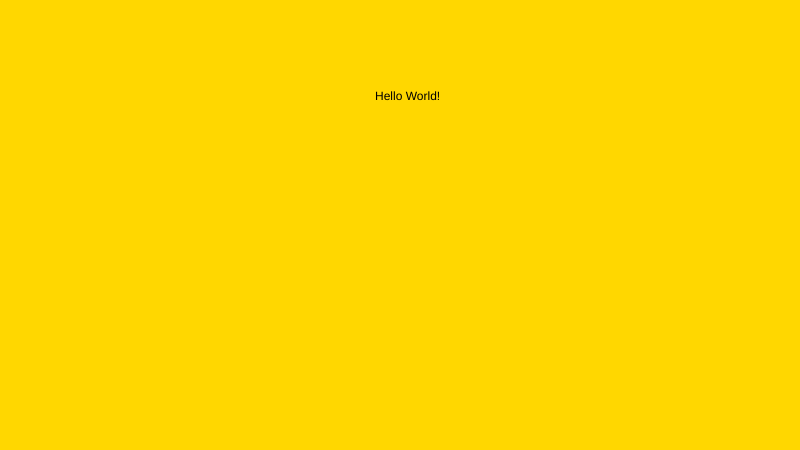
Frame 1 (no input)
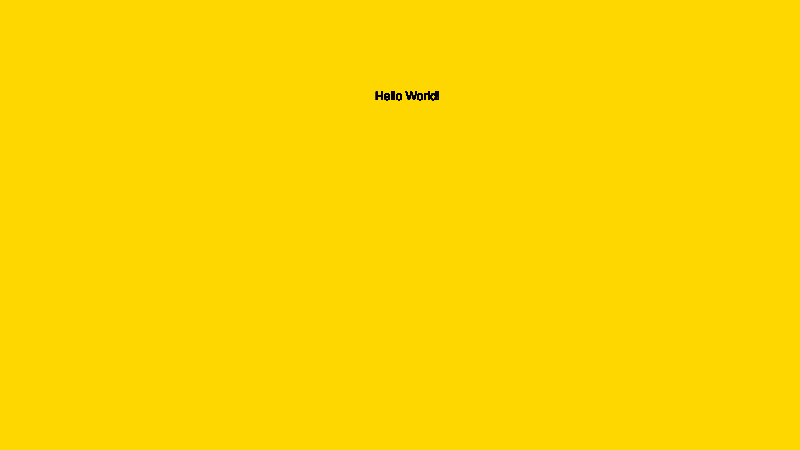
Frame 60 (no input)
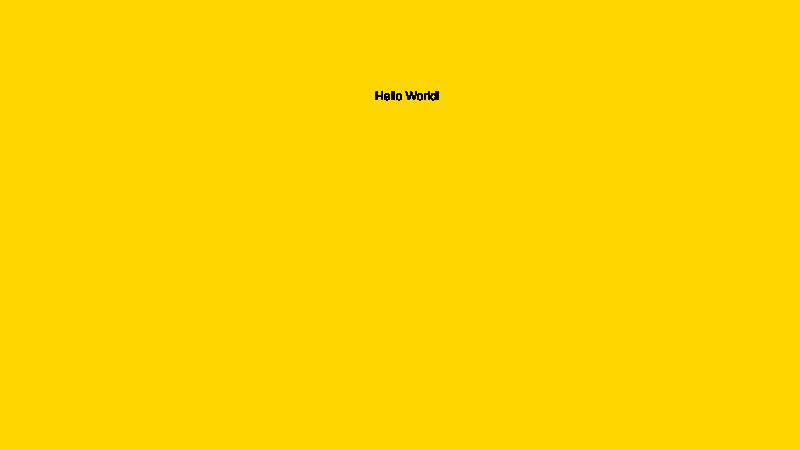
Frame 120 (the mouse pressed at the canvas centre since frame 60)

The p5.js sketch that drew these frames (run headless with seeded random() and noise() and a simulated clock; from frame 60 on, the mouse is pressed at the canvas centre):

// p5.js sketch
// ── sketch.js
// start with the setup() function
function setup() {

      // canvas should be created at the beginning
      // make a canvas 800 in width and 450 in height
      createCanvas( 800, 450 );

      // create a golden background

      background('gold');

}


// Declare draw() function IMPORTANT

function draw() {

  // use the text function, write "Hello World" and put in the top middle of screen

  text("Hello World!", 375, 100);


}
